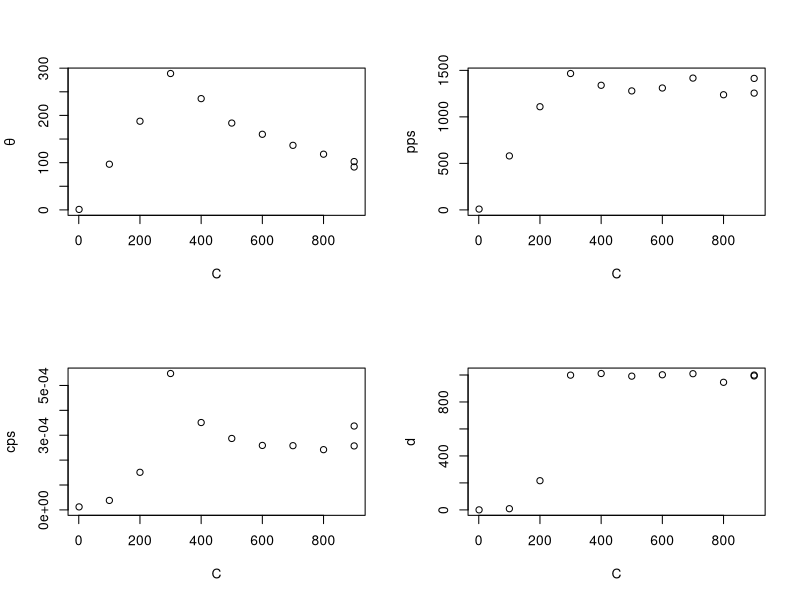

Write the R code that produced this figure.
obs1 <- matrix(nrow = 11,ncol = 7)
colnames(obs1)<-c("C","AP","S","thetha","PPS","CPS","d")


obs1[1,]<-c(1,10,1,0.982,8.537,0.000012,0.141550)
obs1[2,]<-c(100,10,1,96.682,580.143,0.000038,8.792992)
obs1[3,]<-c(200,10,1,187.694,1109.103,0.000151,216.289515)
obs1[4,]<-c(300,10,1,288.702,1466.154,0.000548,998.752195)
obs1[5,]<-c(400,10,1,235.541,1339.509,0.000351,1010.856658)
obs1[6,]<-c(500,10,1,183.805,1279.038,0.000287,991.284308)
obs1[7,]<-c(600,10,1,160.055,1310.391,0.000259,1001.467922)
obs1[8,]<-c(700,10,1,136.642,1416.940,0.000258,1009.458518)
obs1[9,]<-c(800,10,1,117.905,1237.838,0.000242,945.681856)
obs1[10,]<-c(900,10,1,102.263,1255.372,0.000257,999.279455)
obs1[11,]<-c(900,10,1,90.786,1413.573,0.000337,992.927481)



par(mfrow=c(2,2))
plot(x=obs1[,1],y=obs1[,4],xlab= "C" ,ylab= "θ",ylim =c(0,max(y=obs1[,4])))
#abline(lm(obs1[,4] ~ obs1[,1]), col="red")
#abline(lm(obs1[(1:7),4] ~ obs1[(1:7),1]), col="blue")
plot(x=obs1[,1],y=obs1[,5],xlab= "C" ,ylab= "pps", ylim =c(0,max(y=obs1[,5])))
#abline(lm(obs1[,5] ~ obs1[,1]), col="red")
#abline(lm(obs1[(1:7),5] ~ obs1[(1:7),1]), col="blue")
plot(x=obs1[,1],y=obs1[,6],xlab= "C" ,ylab= "cps", ylim =c(0,max(y=obs1[,6])))
plot(x=obs1[,1],y=obs1[,7],xlab= "C" ,ylab= "d", ylim =c(0,max(y=obs1[,7])))

